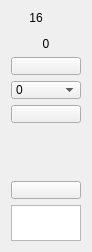
        <widget class="QWidget" name="widget_17" native="true">
         <property name="maximumSize">
          <size>
           <width>68</width>
           <height>16777215</height>
          </size>
         </property>
         <layout class="QVBoxLayout" name="verticalLayout_17" stretch="0,10,1,1,1,1,0,1,0">
          <item>
           <widget class="QLabel" name="lbl_ChName_16">
            <property name="maximumSize">
             <size>
              <width>50</width>
              <height>16777215</height>
             </size>
            </property>
            <property name="text">
             <string>16</string>
            </property>
            <property name="alignment">
             <set>Qt::AlignCenter</set>
            </property>
           </widget>
          </item>
          <item>
           <widget class="VolumeWidget" name="Disp_Level_16" native="true">
            <property name="minimumSize">
             <size>
              <width>0</width>
              <height>0</height>
             </size>
            </property>
            <property name="maximumSize">
             <size>
              <width>40</width>
              <height>16777215</height>
             </size>
            </property>
            <property name="MaxValue" stdset="0">
             <number>20</number>
            </property>
            <property name="MinValue" stdset="0">
             <number>-80</number>
            </property>
            <property name="SingleTrack" stdset="0">
             <bool>true</bool>
            </property>
            <property name="ScaleLabel" stdset="0">
             <bool>true</bool>
            </property>
           </widget>
          </item>
          <item>
           <widget class="QLabel" name="lbl_Level_16">
            <property name="maximumSize">
             <size>
              <width>16777215</width>
              <height>16777215</height>
             </size>
            </property>
            <property name="text">
             <string>0</string>
            </property>
            <property name="alignment">
             <set>Qt::AlignCenter</set>
            </property>
           </widget>
          </item>
          <item>
           <widget class="QPushButton" name="btn_Phantom_16">
            <property name="minimumSize">
             <size>
              <width>50</width>
              <height>18</height>
             </size>
            </property>
            <property name="maximumSize">
             <size>
              <width>16777215</width>
              <height>18</height>
             </size>
            </property>
            <property name="focusPolicy">
             <enum>Qt::StrongFocus</enum>
            </property>
            <property name="text">
             <string/>
            </property>
            <property name="checkable">
             <bool>true</bool>
            </property>
           </widget>
          </item>
          <item>
           <widget class="QComboBox" name="comboBox_PreampGain_16">
            <property name="minimumSize">
             <size>
              <width>0</width>
              <height>18</height>
             </size>
            </property>
            <property name="maximumSize">
             <size>
              <width>16777215</width>
              <height>18</height>
             </size>
            </property>
            <property name="focusPolicy">
             <enum>Qt::StrongFocus</enum>
            </property>
            <property name="currentIndex">
             <number>0</number>
            </property>
            <item>
             <property name="text">
              <string>0</string>
             </property>
            </item>
            <item>
             <property name="text">
              <string>+6</string>
             </property>
            </item>
            <item>
             <property name="text">
              <string>+12</string>
             </property>
            </item>
            <item>
             <property name="text">
              <string>+18</string>
             </property>
            </item>
            <item>
             <property name="text">
              <string>+24</string>
             </property>
            </item>
            <item>
             <property name="text">
              <string>+30</string>
             </property>
            </item>
            <item>
             <property name="text">
              <string>+36</string>
             </property>
            </item>
            <item>
             <property name="text">
              <string>+42</string>
             </property>
            </item>
           </widget>
          </item>
          <item>
           <widget class="QPushButton" name="btnInvert_16">
            <property name="minimumSize">
             <size>
              <width>0</width>
              <height>18</height>
             </size>
            </property>
            <property name="maximumSize">
             <size>
              <width>16777215</width>
              <height>18</height>
             </size>
            </property>
            <property name="focusPolicy">
             <enum>Qt::StrongFocus</enum>
            </property>
            <property name="text">
             <string/>
            </property>
            <property name="checkable">
             <bool>true</bool>
            </property>
           </widget>
          </item>
          <item alignment="Qt::AlignHCenter">
           <widget class="ConfigGainWidget" name="spinBoxGain_16" native="true">
            <property name="minimumSize">
             <size>
              <width>46</width>
              <height>46</height>
             </size>
            </property>
            <property name="Value" stdset="0">
             <double>0.000000000000000</double>
            </property>
            <property name="MaxValue" stdset="0">
             <double>12.000000000000000</double>
            </property>
            <property name="MinValue" stdset="0">
             <double>-100.000000000000000</double>
            </property>
            <property name="Decimals" stdset="0">
             <number>1</number>
            </property>
           </widget>
          </item>
          <item>
           <widget class="QPushButton" name="btnMute_16">
            <property name="minimumSize">
             <size>
              <width>0</width>
              <height>18</height>
             </size>
            </property>
            <property name="maximumSize">
             <size>
              <width>16777215</width>
              <height>18</height>
             </size>
            </property>
            <property name="focusPolicy">
             <enum>Qt::StrongFocus</enum>
            </property>
            <property name="text">
             <string/>
            </property>
            <property name="checkable">
             <bool>true</bool>
            </property>
           </widget>
          </item>
          <item>
           <widget class="QTextEdit" name="textEdit_16">
            <property name="minimumSize">
             <size>
              <width>0</width>
              <height>36</height>
             </size>
            </property>
            <property name="maximumSize">
             <size>
              <width>16777215</width>
              <height>36</height>
             </size>
            </property>
           </widget>
          </item>
         </layout>
        </widget>
